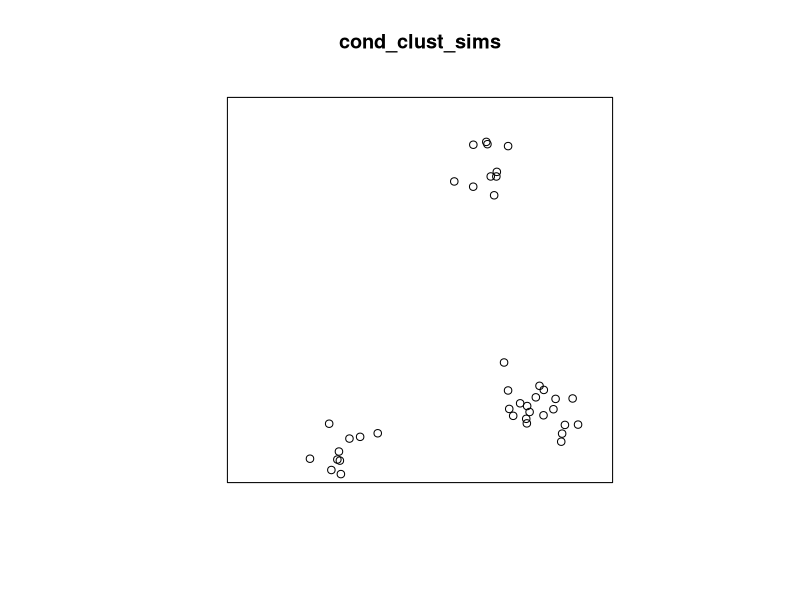
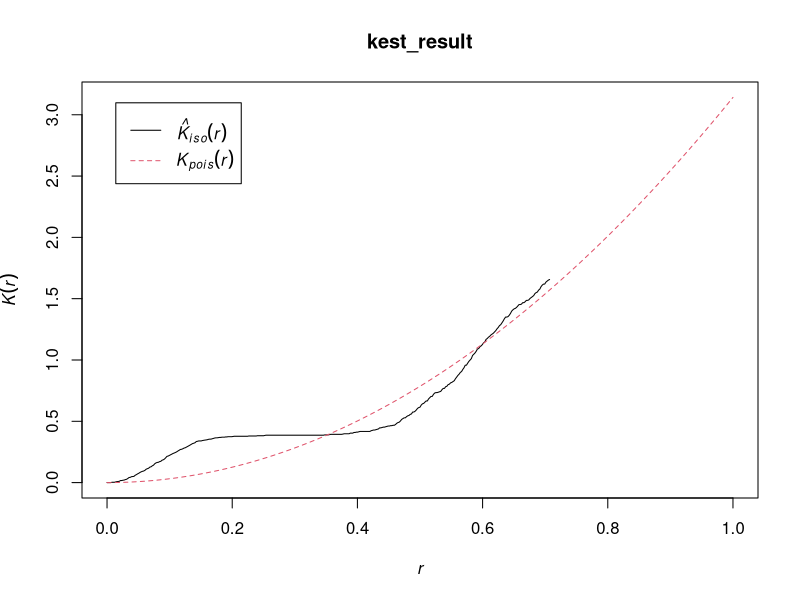
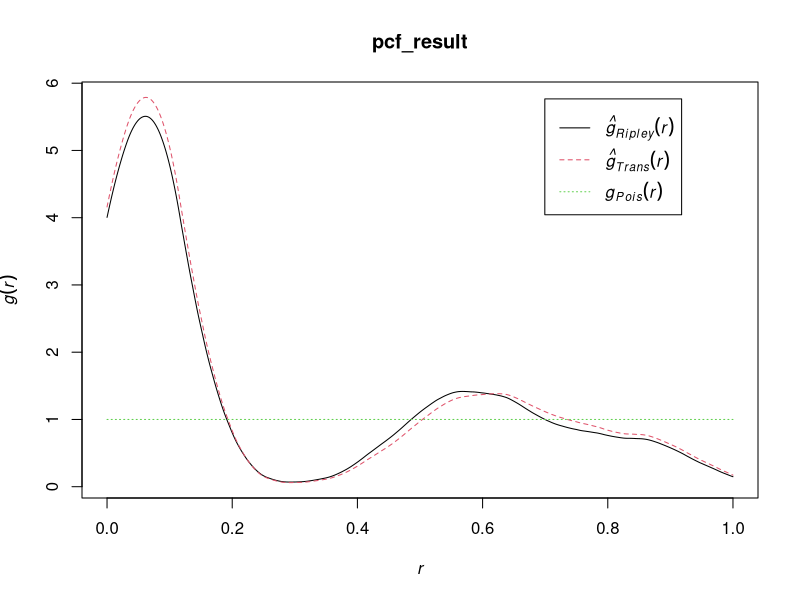
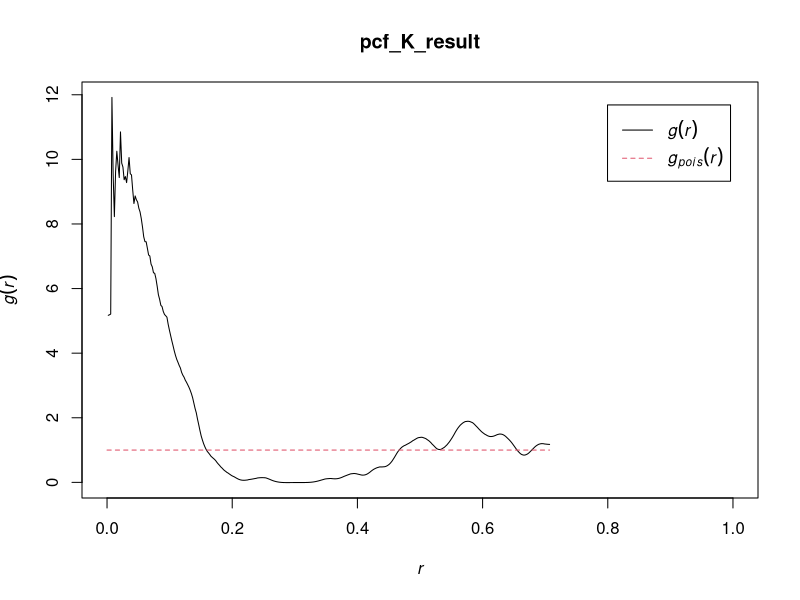

Write the R code that produced these figures, in order.
## ---- chunk 1
if (!endsWith(getwd(), "w08")) {
  setwd("w08")
}
library(tidyverse)
library(spatstat)
set.seed(6827)
lambda <- 60
r_core <- 0.05
nclust <- function(x0, y0, radius, n) {
    #print(n)
    return(runifdisc(10, radius, centre=c(x0, y0)))
}
cond_clust_sims <- rNeymanScott(kappa=5, expand=0.0, rclust=nclust, radius=2*r_core, n=10)
plot(cond_clust_sims)
## ---- chunk 2
(kest_result <- Kest(
  cond_clust_sims,
  rmax=1.0,
  correction="best"
))
plot(kest_result)
## ---- chunk 3
(pcf_result <- spatstat.explore::pcf.ppp(
  cond_clust_sims,
  divisor="d",
  stoyan=0.25,
  bw=0.05,
  r=seq(from=0.0, to=1.0, by=0.001)
))
plot(pcf_result, xlim=c(0,1))
## ---- chunk 4
(pcf_K_result <- spatstat.explore::pcf(
  kest_result,
  method="b",
  spar=0.5
  # bw=0.01
))
plot(pcf_K_result, xlim=c(0,1))
